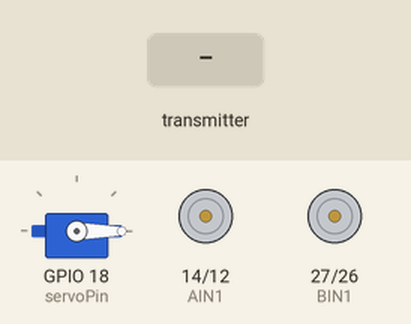
The program below on a simulated ESP32. On the bench: servo, motor-driver pin pairs drawn as motors (green arrow = first pin HIGH = forward, orange = second pin HIGH = backward, longer = more drive, scaled by the enable pin). Inputs (shaded band) come from the test bench. What the program prints to the serial monitor is not drawn.

Above: at 5.2 s.
5.3 s: the transmitter starts sending x = 4095
At 5.9 s:
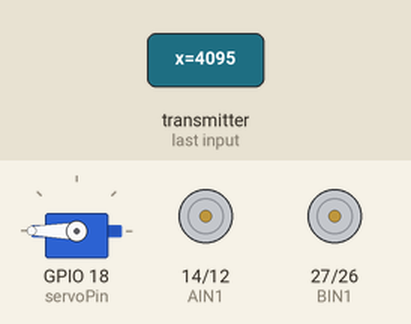
6.8 s: the transmitter starts sending y = 1024
At 7.1 s:
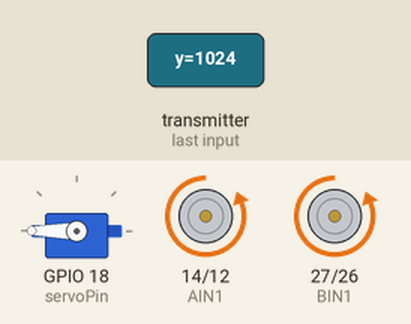
8.3 s: the transmitter starts sending x = 0
At 9.5 s:
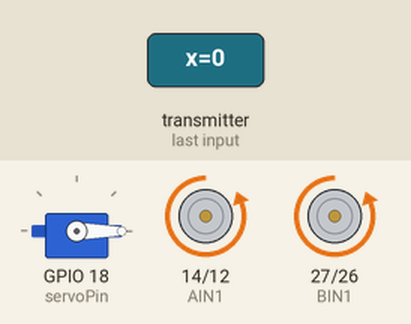
9.8 s: the transmitter starts sending y = 0
At 10.6 s:
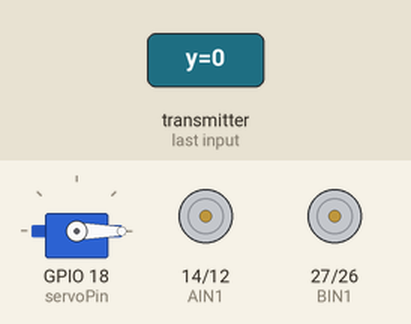
13.2 s: the transmitter starts sending y = 2048
At 14.5 s:
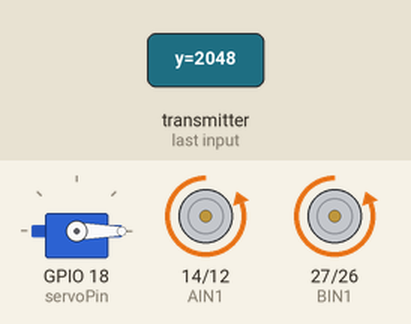
Timing chart, 0 to 15.7 s (numbered marks = the images above; inputs shaded):
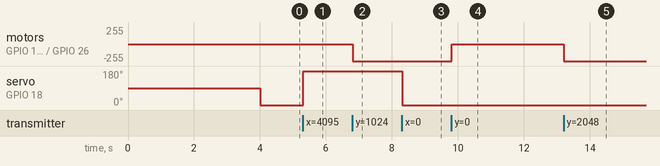

The program:

main.cpp
```cpp
#include <Arduino.h>
#include <TB6612_ESP32.h>
#include <ESP32Servo.h>
#include <esp_now.h>
#include <WiFi.h>

// DataPacket Structure
typedef struct {
    int x;
    int y;
} DataPacket;

// Current steerAngle Range : 90 +- 55 --> 35 to 145
// Current max speed : 150

// Functional Variables
int leftMotorSpeed = 0;
int rightMotorSpeed = 0;
uint8_t steerAngle = 90;
float motorDiff = 1.0;

// Steering Boost Variables
float steerLeftBoost = 1.0;
float steerRightBoost = 1.0;

// Function declaration
void SteeringBoost(uint8_t angle);

DataPacket receivedData;

void onDataRecv(const uint8_t *mac, const uint8_t *incomingData, int len) {
    memcpy(&receivedData, incomingData, sizeof(receivedData));
    Serial.print("Received Data - X: ");
    Serial.print(receivedData.x);
    Serial.print(", Y: ");
    Serial.println(receivedData.y);
    Serial.print("Size of Received DataPacket: ");
    Serial.println(len);
}

// *** Wiring connections from ESP32 to TB6612FNG Motor Controller ***
#define AIN1 14 // ESP32 Pin D13 to TB6612FNG Pin AIN1
#define BIN1 27 // ESP32 Pin D12 to TB6612FNG Pin BIN1
#define AIN2 12 // ESP32 Pin D14 to TB6612FNG Pin AIN2
#define BIN2 26 // ESP32 Pin D27 to TB6612FNG Pin BIN2
#define PWMA 13 // ESP32 Pin D26 to TB6612FNG Pin PWMA
#define PWMB 25 // ESP32 Pin D25 to TB6612FNG Pin PWMB

// Create a servo object
Servo steerServo;

// Define the servo pin
int servoPin = 18;

// Steering Boost Function
void SteeringBoost(uint8_t angle)
{
  if (angle > 130)
  {
    steerLeftBoost = 0.6;
  }
  else if (angle < 50)
  {
    steerRightBoost = 0.6;
  }
  else
  {
    steerLeftBoost = 1.0;
    steerRightBoost = 1.0;
  }
}

void setup(void)
{
  Serial.begin(115200);
  //set all pins as output
  pinMode(AIN2, OUTPUT);
  pinMode(AIN1, OUTPUT);
  pinMode(PWMA, OUTPUT);
  pinMode(BIN2, OUTPUT);
  pinMode(BIN1, OUTPUT);
  pinMode(PWMB, OUTPUT);

  Serial.println("");

  steerServo.attach(servoPin);
  steerServo.write(90);

  WiFi.mode(WIFI_AP);
  WiFi.softAP("ESP32_Receiver", "12345678", 1);

  // Print SoftAP MAC address
  Serial.print("SoftAP MAC Address: ");
  Serial.println(WiFi.softAPmacAddress());

  if (esp_now_init() != ESP_OK) {
        Serial.println("ESP-NOW Initialization Failed on Receiver!");
        return;
  }
  esp_now_register_recv_cb(onDataRecv);
  Serial.println("Receiver is ready and listening...");

  delay(4000);

  digitalWrite(AIN2, HIGH);
  digitalWrite(AIN1, LOW);
  digitalWrite(BIN2, HIGH);
  digitalWrite(BIN1, LOW);
}

void loop(void)
{

  // Print the normalized values
  Serial.print("Direction (X): "); Serial.print(receivedData.x);
  Serial.print("  Magnitude (Y): "); Serial.println(receivedData.y);

  // Convert the normalized x-axis value to a servo motor angle
  leftMotorSpeed = rightMotorSpeed = receivedData.y;
  Serial.print("Speed before: "); Serial.println(leftMotorSpeed);

  Serial.print("Speed after: "); Serial.println(static_cast<int>(round(leftMotorSpeed * motorDiff)));

  // Convert the normalized x-axis value to a servo motor angle
  steerAngle = receivedData.x;
  steerServo.write(steerAngle);

  if (leftMotorSpeed < 0) {
    digitalWrite(AIN2, LOW);
    digitalWrite(AIN1, HIGH);
    digitalWrite(BIN2, LOW);
    digitalWrite(BIN1, HIGH);
    leftMotorSpeed = rightMotorSpeed= abs(leftMotorSpeed);
  } else {
    digitalWrite(AIN2, HIGH);
    digitalWrite(AIN1, LOW);
    digitalWrite(BIN2, HIGH);
    digitalWrite(BIN1, LOW);
  }

  // Set the motor speed for steer boost
  SteeringBoost(steerAngle);

  // static_cast<int>(round(rightMotorSpeed * motorDiff))

  analogWrite(PWMA, static_cast<int>(round((leftMotorSpeed * steerRightBoost))));   //sets speed, motor A
  analogWrite(PWMB, static_cast<int>(round((rightMotorSpeed * steerLeftBoost))));  //sets speed, motor B

  // Motor and servo debugging function. Use if testing without the glove is needed.
  // debug();

}

void debug(void)
{
    for (int i = 0; i < 250; i++) {
    delay(10);
    analogWrite(PWMA, i);   //sets speed, motor A
    analogWrite(PWMB, i);  //sets speed, motor B
    Serial.print("Speed: "); Serial.println(i);
  }

  for (int i = 250; i > 2; i--) {
    delay(10);
    analogWrite(PWMA, i);   //sets speed, motor A
    analogWrite(PWMB, i);  //sets speed, motor B 
    Serial.print("Speed: "); Serial.println(i);
  }

  for (int i = 90; i >45; i--)
  {
    steerServo.write(i);
    delay(10);
  }

  for (int i =90; i < 135; i++) {
    steerServo.write(i);
    delay(10);
  }
}


// ADDITIONAL CODE FOR ESP-NOW COMMUNICATION

// #include <esp_now.h>
// #include <WiFi.h>

// typedef struct {
//     int x;
//     int y;
// } DataPacket;

// DataPacket receivedData;

// void onDataRecv(const uint8_t *mac, const uint8_t *incomingData, int len) {
//     memcpy(&receivedData, incomingData, sizeof(receivedData));
//     Serial.print("Received Data - X: ");
//     Serial.print(receivedData.x);
//     Serial.print(", Y: ");
//     Serial.println(receivedData.y);
//     Serial.print("Size of Received DataPacket: ");
//     Serial.println(len);
// }

// void setup() {
//     Serial.begin(115200);
//     WiFi.mode(WIFI_AP);
//     WiFi.softAP("ESP32_Receiver", "12345678", 1);
//     Serial.print("SoftAP MAC Address: ");
//     Serial.println(WiFi.softAPmacAddress());

//     if (esp_now_init() != ESP_OK) {
//         Serial.println("ESP-NOW Initialization Failed on Receiver!");
//         return;
//     }

//     esp_now_register_recv_cb(onDataRecv);
//     Serial.println("Receiver is ready and listening...");
// }

// void loop() {
// }

// #include <esp_now.h>
// #include <WiFi.h>

// typedef struct {
//     int x;
//     int y;
// } DataPacket;

// DataPacket dataToSend;
// esp_now_peer_info_t peerInfo;
// uint8_t peerAddress[] = {0xEC, 0x62, 0x60, 0x57, 0x23, 0x2D};

// void onDataSent(const uint8_t *mac_addr, esp_now_send_status_t status) {
//     Serial.print("Last Packet Send Status: ");
//     Serial.println(status == ESP_NOW_SEND_SUCCESS ? "Success" : "Fail");
//     Serial.print("Status Code: ");
//     Serial.println(status);
// }

// void setup() {
//     Serial.begin(115200);
//     WiFi.mode(WIFI_STA);

//     if (esp_now_init() != ESP_OK) {
//         Serial.println("ESP-NOW Initialization Failed on Transmitter!");
//         return;
//     }

//     esp_now_register_send_cb(onDataSent);
//     memcpy(peerInfo.peer_addr, peerAddress, sizeof(peerAddress));
//     peerInfo.channel = 1;
//     peerInfo.encrypt = false;

//     if (esp_now_add_peer(&peerInfo) != ESP_OK) {
//         Serial.println("Failed to add peer!");
//     } else {
//         Serial.println("Peer added successfully!");
//     }
// }

// void loop() {
//     dataToSend.x = random(-100, 100);
//     dataToSend.y = random(0, 100);

//     Serial.print("Sending to MAC Address: ");
//     for (int i = 0; i < 6; i++) {
//         Serial.printf("%02X", peerInfo.peer_addr[i]);
//         if (i < 5) Serial.print(":");
//     }
//     Serial.println();

//     esp_now_send(peerAddress, (uint8_t *)&dataToSend, sizeof(dataToSend));

//     Serial.print("Sent Data - X: ");
//     Serial.print(dataToSend.x);
//     Serial.print(", Y: ");
//     Serial.println(dataToSend.y);

//     Serial.print("Size of DataPacket: ");
//     Serial.println(sizeof(dataToSend));

//     delay(1000);
// }
```

Measured:
- after the input at 5.3 s, servo on GPIO 18 (servoPin): 0° → 180° at once
- after the input at 6.8 s, motor on GPIO 14 (AIN1) / GPIO 12 (AIN2), motor on GPIO 27 (BIN1) / GPIO 26 (BIN2): stopped → backward 255/255 at once
- after the input at 8.3 s, servo on GPIO 18 (servoPin): 180° → 0° at once
- after the input at 9.8 s, motor on GPIO 14 (AIN1) / GPIO 12 (AIN2), motor on GPIO 27 (BIN1) / GPIO 26 (BIN2): backward 255/255 → stopped at once
- after the input at 13.2 s, motor on GPIO 14 (AIN1) / GPIO 12 (AIN2), motor on GPIO 27 (BIN1) / GPIO 26 (BIN2): stopped → backward 255/255 at once
